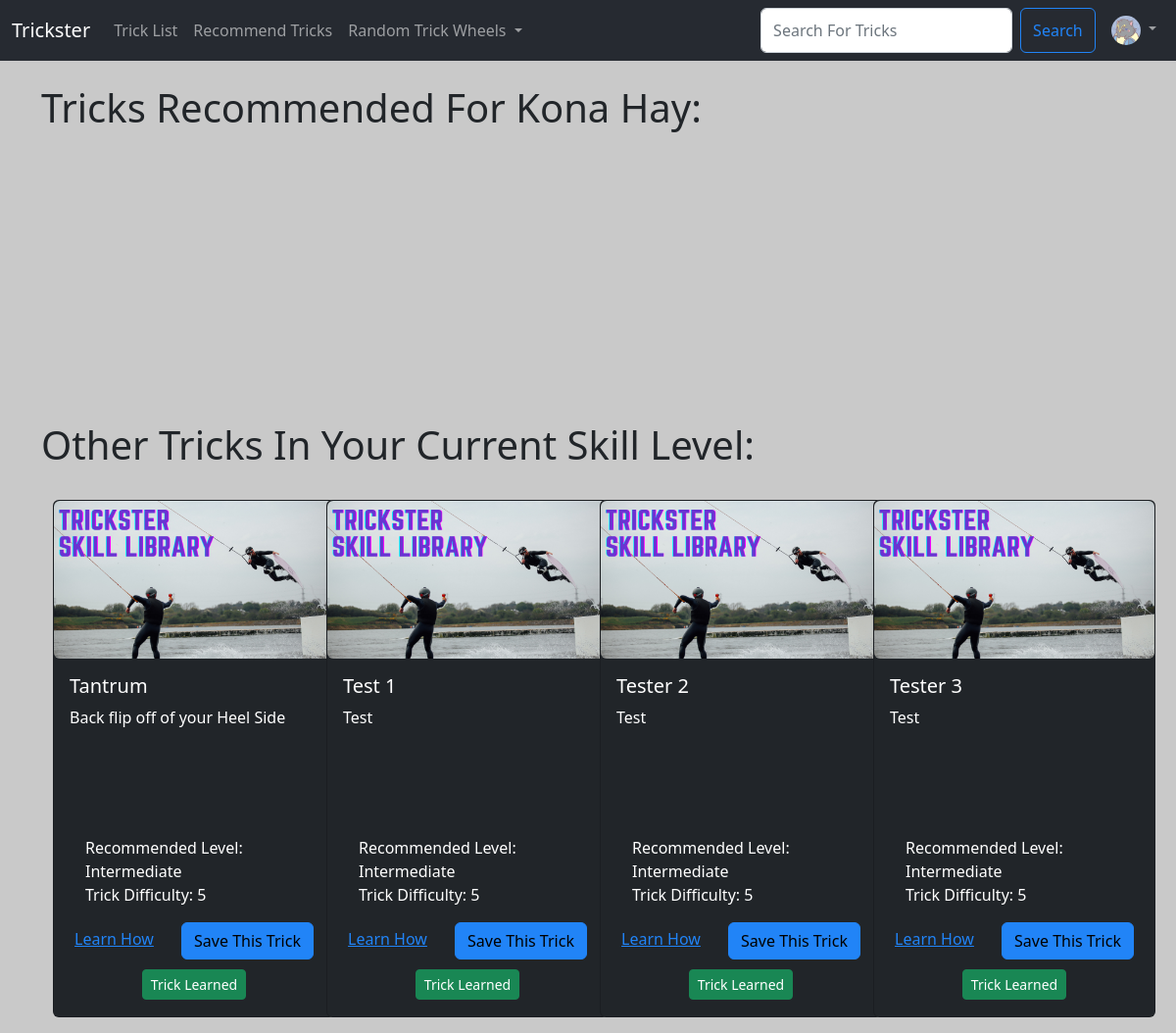
The page /recommend_trick/1 (signed in) on the database its author committed.
### Users/models.py (models this page shows, shortened)
class User_Profile(models.Model):
  User = models.OneToOneField(Trickster_User, on_delete=models.CASCADE)
  ProfilePhoto = models.ImageField(null=True, blank=True, upload_to="images/profile")
  SkillLevel = models.ForeignKey(SkillLevel, default=get_default_skill_level, blank=True, null=True, on_delete=models.CASCADE)
  LearnedTricks  = models.ManyToManyField(Trick, related_name='learned_trick', blank=True)
  UserDifficultyLevel = models.PositiveIntegerField(default=1, null=True, validators=[MinValueValidator(1), MaxValueValidator(10)])
  Follows =  models.ManyToManyField('self', related_name='followed_by', symmetrical=False, blank=True)

class Trickster_User(AbstractBaseUser, PermissionsMixin):
  UserID = models.AutoField(primary_key=True)
  Email = models.EmailField(('Email Address'), unique=True)
  Username = models.CharField(('Username'),max_length=25, unique=True)
  FirstName = models.CharField(('First Name'),max_length=25)
  LastName = models.CharField(('Last Name'),max_length=25)
  DateOfJoining = models.DateField(default=timezone.now)
  is_staff = models.BooleanField(default=False)
  is_active = models.BooleanField(default=True)
  objects = CustomUserManager()
  USERNAME_FIELD = 'Email'
  REQUIRED_FIELDS = ['Username', 'FirstName', 'LastName']
  def __str__(self):
      return self.FirstName + ' ' + self.LastName

### TricksterMain/models.py (models this page shows)
class Trick (models.Model):
    TrickID = models.AutoField(primary_key=True)
    TrickName = models.CharField(max_length=25)
    TrickDiscription = models.TextField(blank=True)
    TrickHowTo = models.TextField(blank=True)
    TrickRecLevel = models.ForeignKey(SkillLevel, blank=True, null=True, on_delete=models.CASCADE)
    TrickDifficulty = models.PositiveIntegerField(null=True, validators=[MinValueValidator(1), MaxValueValidator(10)])
    TrickImg = models.ImageField(null=True, blank=True, upload_to="images/")
    def __str__(self):
        return self.TrickName

class SkillLevel (models.Model):
    SkillLevelID = models.AutoField(primary_key=True)
    SkillLevelName = models.CharField(max_length=25)
    def __str__(self):
        return self.SkillLevelName

### TricksterMain/views.py (the view)
# urls.py: path('recommend_trick/<int:pk>', views.recommend_trick, name='recommend-trick'),
def recommend_trick(request, pk):
  if request.user.is_authenticated:
    profile = User_Profile.objects.get(User_id=pk)
    user_skill_level = profile.SkillLevel
    user_ability = profile.UserDifficultyLevel
    user_learned_tricks = profile.LearnedTricks
    filters = models.Q()
    filters &= models.Q(TrickRecLevel=user_skill_level) & models.Q(TrickDifficulty=user_ability)
    recommend_tricks = Trick.objects.filter(filters).order_by('TrickName')
    return render(request, 'main/recommend_trick.html', {'recommend_tricks': recommend_tricks, 'profile': profile,})
  else:
    messages.success(request, ("You Must Be Logged In To See This Page!"))
    return HttpResponseRedirect('/home')

### TricksterMain/templates/main/recommend_trick.html (shortened to what this page needs)
{% extends 'main/base.html' %}
{% load static %}
{% block content  %}
  {% if profile %}
    <h1>Tricks Recommended For {{ profile.User }}:</h1>
    <h1>Other Tricks In Your Current Skill Level:</h1>
    <div class="container-md">
      <div class="row row-cols-1 row-cols-sm-2 row-cols-md-3 row-cols-xl-4 g-4">
        {% for trick in recommend_tricks %}
          <div class="col-sm">
            <div class="card text-bg-dark mb-3" style="width: 18rem; height: 33rem;">
              {% if trick.TrickImg %}
                <img src="{{ trick.TrickImg.url }}" class="img-fluid rounded" alt="trick cover image">
              {% else %}
                <img src="{% static 'trickster/images/TrickListDefault.png' %}" class="img-fluid rounded" alt="default trick cover image">
              {% endif %}
              <div class="card-body">
                <h5 class="card-title">{{ trick }}</h5>
                <p class="card-text">{{ trick.TrickDiscription|truncatechars:180 }}</p>
              </div>
              <ul class="list-group-dark list-group-flush">
                <li class="list-group-item">Recommended Level: {{ trick.TrickRecLevel }}</li>
                <li class="list-group-item">Trick Difficulty: {{ trick.TrickDifficulty }}</li>
              </ul>
              <div class="card-body-dark text-center gap-3" style="height: 3rem">
                <a href="{% url 'show-trick' trick.TrickID %}" class="card-link me-md-4">Learn How</a>
                <a href="#" class="btn btn-primary">Save This Trick</a>
              </div>
              <div class="card-body-dark text-center gap-3" style="height: 3rem">
                <form action="{% url 'learned-trick' request.user.UserID %}" method="POST">
                  <button type="submit", name="trick_id", value="{{trick.TrickID}}", class="btn btn-success btn-sm">Trick Learned</button>
                </form>
              </div>
            </div>
          </div>
        {% endfor %}
      </div>
    </div>
  {% endif %}
{% endblock %}

### TricksterMain/templates/main/navbar.html (shortened to what this page needs)
{% load static %}
<nav class="navbar navbar-expand-lg navbar-dark bg-tricksterdark">
    <div class="container-fluid">
      <a class="navbar-brand" href="{%url 'home'%}">Trickster</a>
      <div class="collapse navbar-collapse" id="navbarSupportedContent">
        <ul class="navbar-nav me-auto mb-2 mb-lg-0">
          {% if request.user.is_authenticated %}
            <li class="nav-item">
              <a class="nav-link" href="{%url 'trick-list'%}">Trick List</a>
            </li>
            <li class="nav-item">
              <a class="nav-link" href="{%url 'recommend-trick' request.user.UserID %}">Recommend Tricks</a>
            </li>
            <li class="nav-item dropdown">
              <a class="nav-link dropdown-toggle" href="#" id="randomDropdown" role="button" data-bs-toggle="dropdown" aria-expanded="false">
                Random Trick Wheels
              </a>
            </li>
          {% endif %}
        </ul>
        <div class="navbar-nav ml-auto gap-2">
          <form class="d-flex" method="POST" action="{% url 'search-trick' %}">
            <input class="form-control me-2 input-sm" type="search" placeholder="Search For Tricks" aria-label="Search" name="trick_searched">
            <button class="btn btn-outline-primary" type="submit">Search</button>
          </form>
          {% if user.is_authenticated %}
          <li class="nav-item dropdown">
            <a class="nav-link dropdown-toggle" href="#" id="navbarScrollingDropdown" role="button" data-bs-toggle="dropdown" aria-expanded="false">
              {% if profile.ProfilePhoto %}
                <img
                class="rounded-circle"
                height="30"
                src="{{ profile.ProfilePhoto.url }}"
                alt="User Profile Image"
                />
              {% endif %}
            </a>
          </li>
          {% else %}
          <li class="nav-item">
            <a class="nav-link" href="{%url 'login'%}">Login</a>
          </li>
          {% endif %}
        </div>
      </div>
    </div>
  </nav>

### TricksterMain/templates/main/base.html (style rules this page uses)
body { background: #c9c9c9 }

### rows shown on the page
User_Profile: ProfilePhoto (picture), User "Kona Hay"
Trick: TrickName "Tantrum", TrickDiscription "Back flip off of your Heel Side", TrickRecLevel "Intermediate", TrickDifficulty "5", {{ trick.TrickID }} 27 (drawn)
Trick: TrickName "Test 1", TrickDiscription "Test", TrickRecLevel "Intermediate", TrickDifficulty "5", {{ trick.TrickID }} 28 (drawn)
Trick: TrickName "Tester 2", TrickDiscription "Test", TrickRecLevel "Intermediate", TrickDifficulty "5", {{ trick.TrickID }} 29 (drawn)
Trick: TrickName "Tester 3", TrickDiscription "Test", TrickRecLevel "Intermediate", TrickDifficulty "5", {{ trick.TrickID }} 30 (drawn)
